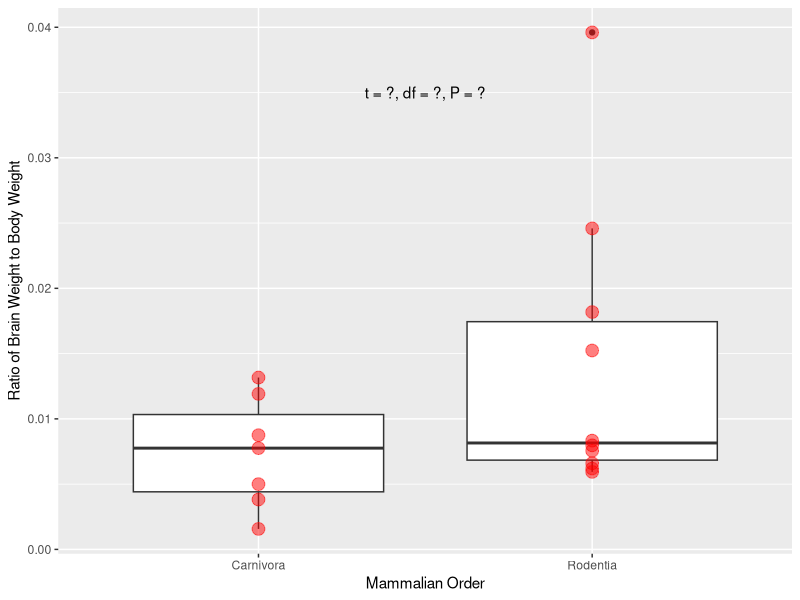

Source code (R):
## ---- chunk 1
library(ggplot2)
library(dplyr)
## ---- chunk 2
data(msleep)
## ---- chunk 3
data_summary <- msleep %>% filter(order == "Rodentia" | order == "Carnivora") %>%
  filter(brainwt>0) %>%
  select(name, order, brainwt, bodywt) %>%
  mutate(ratio=brainwt/bodywt) %>%
  arrange(desc(bodywt))
data_summary
## ---- chunk 4
ggplot(data_summary, aes(x = order, y = ratio)) +
  geom_boxplot() +
  geom_point(size = 4, color = 'red', alpha = 0.5) +
  labs(x = "Mammalian Order", y = "Ratio of Brain Weight to Body Weight")+
  annotate("text", x = 1.5, y = 0.035, label = "t = ?, df = ?, P = ?")
